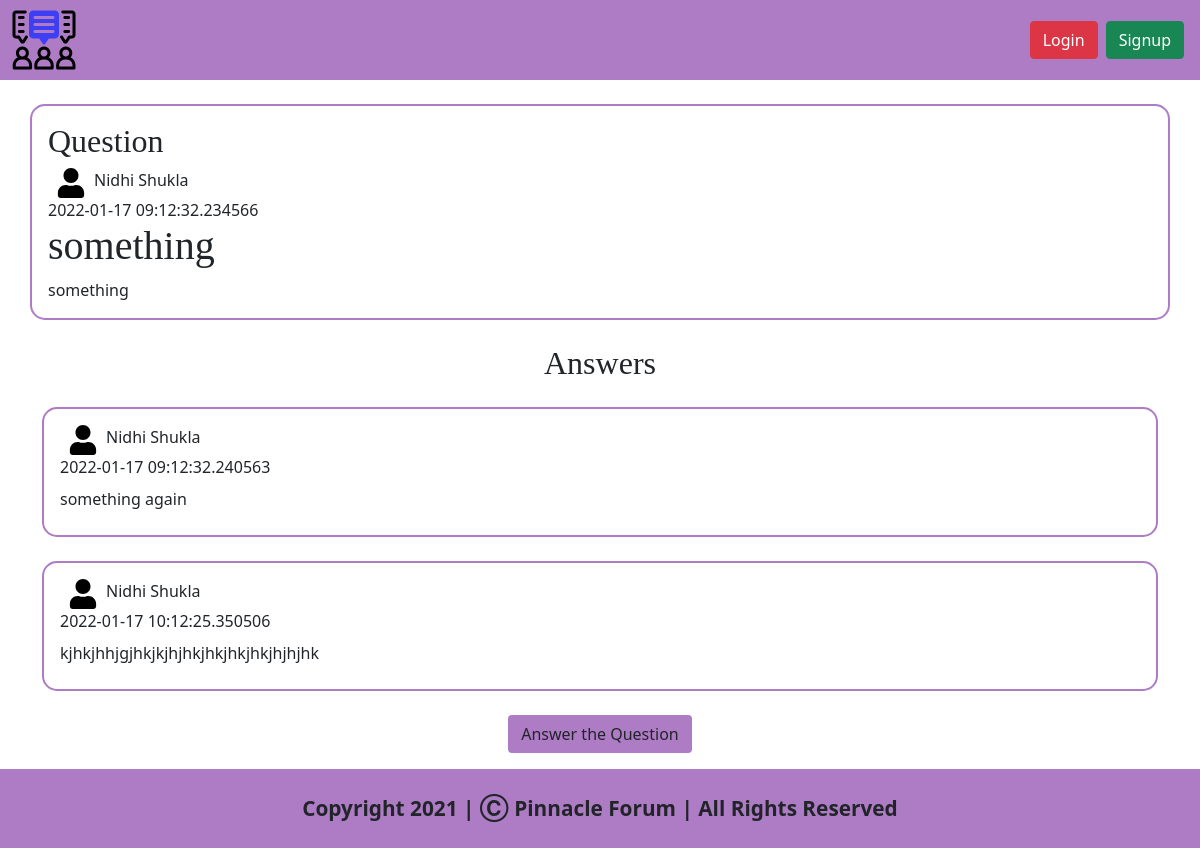
Page /question/1ba73371ab2f48dc94d32d407e2ffdbf on the committed database.
### views/models.py (models this page shows)
class Question(db.Model):
    questionId = db.Column(db.String(1000),primary_key=True)
    questionTitle = db.Column(db.String(250),nullable=False)
    questionDescription = db.Column(db.String(250000),nullable=False)
    userNameOfAsker = db.Column(db.String(1000),nullable=False)
    realNameOfAsker = db.Column(db.String(250),nullable=False)
    categoryId = db.Column(db.String(300),nullable=False)
    dateNow = db.Column(db.DateTime,default=datetime.utcnow())

class Answer(db.Model):
    answerId = db.Column(db.String(1000),primary_key=True)
    questionIdOfAnswer = db.Column(db.String(1000),nullable=False) # This is the id of the questio of which is the answer
    answerDescription = db.Column(db.String(250000),nullable=False)
    userNameOfAnswerer = db.Column(db.String(1000),nullable=False)
    realNameOfAnswerer = db.Column(db.String(250),nullable=False)
    dateNow = db.Column(db.DateTime,default=datetime.utcnow())

### views/question.py (the view)
@question.route('/<string:questionId>')
def renderquestionPageFunction(questionId):
    questionObject = Question.query.filter_by(questionId=questionId).first() # Getting the question having ID passed in url
    answersListLength = Answer.query.filter_by(questionIdOfAnswer=questionId).count() # Counting no. of answers that assigned to the question
    if answersListLength == 0:
        return render_template('question.html',user=current_user,question=questionObject,noAnswers=True) # Rendering HTML Page
    else:
        answersList = Answer.query.filter_by(questionIdOfAnswer=questionId).all() # Getting List of Answers attached to this question
        return render_template('question.html',user=current_user,question=questionObject,noAnswers=False,answers=answersList) # Rendering HTML Page

### views/templates/question.html (shortened to what this page needs)
<!doctype html>
<html lang="en">
<head>
  <link href="https://cdn.jsdelivr.net/npm/bootstrap@5.1.3/dist/css/bootstrap.min.css" rel="stylesheet"
>
  <link rel="stylesheet" href="{{ url_for('static',filename='css/question.css') }}">
</head>
<body>
  <nav class="navbar navbar-expand-lg navbar-light  navigation-bar" style="background-color: rgb(174, 123, 197);">
    <div class="container-fluid">
      <a href="/">
        <img src="../static/img/logo.png" id="companyLogoNavigationBar" style="cursor: pointer;">
      </a>
      <div class="collapse navbar-collapse" id="navbarSupportedContent">
        <form class="d-flex">
          {% if user.is_authenticated %}
          <a class="btn btn-danger mx-1" href="/logout">Logout</a>
          <a href="/profile/{{user.userName}}" class="user-icon-navbar mx-2">
            <img src="../static/img/user-icon.svg" style="height: 30px; width: 30px;">
          </a>
          {% else %}
          <a class="btn btn-danger mx-1" data-bs-toggle="modal" data-bs-target="#loginFormModal">Login</a>
          <a class="btn btn-success mx-1" data-bs-toggle="modal" data-bs-target="#signupFormModal">Signup</a>
          {% endif %}
        </form>
      </div>
    </div>
  </nav>
  <div class="mainQuestionArea container py-3 px-3 my-4">
    <h2 class="mainHeading">Question</h2>
    <div class="user-info-question">
      <a href="/profile/{{question.userNameOfAsker}}"><img src="../static/img/user-icon.svg" class="user-icon-question mx-2"></a>
      <span class="realNameOfUser">{{question.realNameOfAsker}}</span>
    </div>
    <span class="question-time">
      {{question.dateNow}}
    </span>
    <div class="main-question-information">
      <h1 class="question-title">
        {{question.questionTitle}}
      </h1>
      <div class="question-description">
        {{question.questionDescription}}
      </div>
    </div>
  </div>
  {% if noAnswers %}
  <div class="mainAnswersParentDiv container">
    <h2 class="text-center">This Question has no Answers</h2>
  </div>
  {% else %}
  <div class="mainAnswersParentDiv container">
    <h2 class="text-center mainHeading">Answers</h2>
    {% for answer in answers %}
    <div class="answer-div py-3 px-3 my-4">
      <div class="user-info-question">
        <a href="/profile/{{answer.userNameOfAnswerer}}"><img src="../static/img/user-icon.svg" class="user-icon-question mx-2"></a>
        <span>{{answer.realNameOfAnswerer}}</span>
      </div>
      <span class="question-time">
        {{answer.dateNow}}
      </span>
      <div class="answer-description my-2">
        {{answer.answerDescription}}
      </div>
    </div>
    {% endfor %}
    </div>
    {% endif %}
  <div class="answer-question-parent-div my-3">
    <button type="button" class="btn noModalButtonElement" style="background-color: rgb(174, 123, 197);"
      data-bs-toggle="modal" data-bs-target="#askQuestionModal">
      Answer the Question
    </button>
  </div>
  <footer class="py-4"
    style="background-color: rgb(174, 123, 197); width: 100%; font-weight: bold; font-size: 1.3rem; text-align: center;">
    Copyright 2021 | Ⓒ Pinnacle Forum | All Rights Reserved
  </footer>
</body>
</html>

### views/static/css/question.css (style rules this page uses)
* { margin: 0px; padding: 0px; }
.mainHeading { font-family: 'Merriweather', serif; }
.mainQuestionArea { border: 2px solid rgb(174, 123, 197); border-radius: 15px; }
.user-info-question { display: flex; }
.user-icon-question { height: 30px; width: 30px; }
.question-title { font-family: 'Merriweather', serif; }
.answer-question-parent-div { display: flex; align-items: center; justify-content: center; flex-direction: column; }
.answer-div { border: 2px solid rgb(174, 123, 197); border-radius: 15px; }

### rows in the picture
Question: realNameOfAsker "Nidhi Shukla", dateNow "2022-01-17 09:12:32.234566", questionTitle "something", questionDescription "something"
Answer: realNameOfAnswerer "Nidhi Shukla", dateNow "2022-01-17 09:12:32.240563", answerDescription "something again"
Answer: realNameOfAnswerer "Nidhi Shukla", dateNow "2022-01-17 10:12:25.350506", answerDescription "kjhkjhhjgjhkjkjhjhkjhkjhkjhkjhjhjhk"
